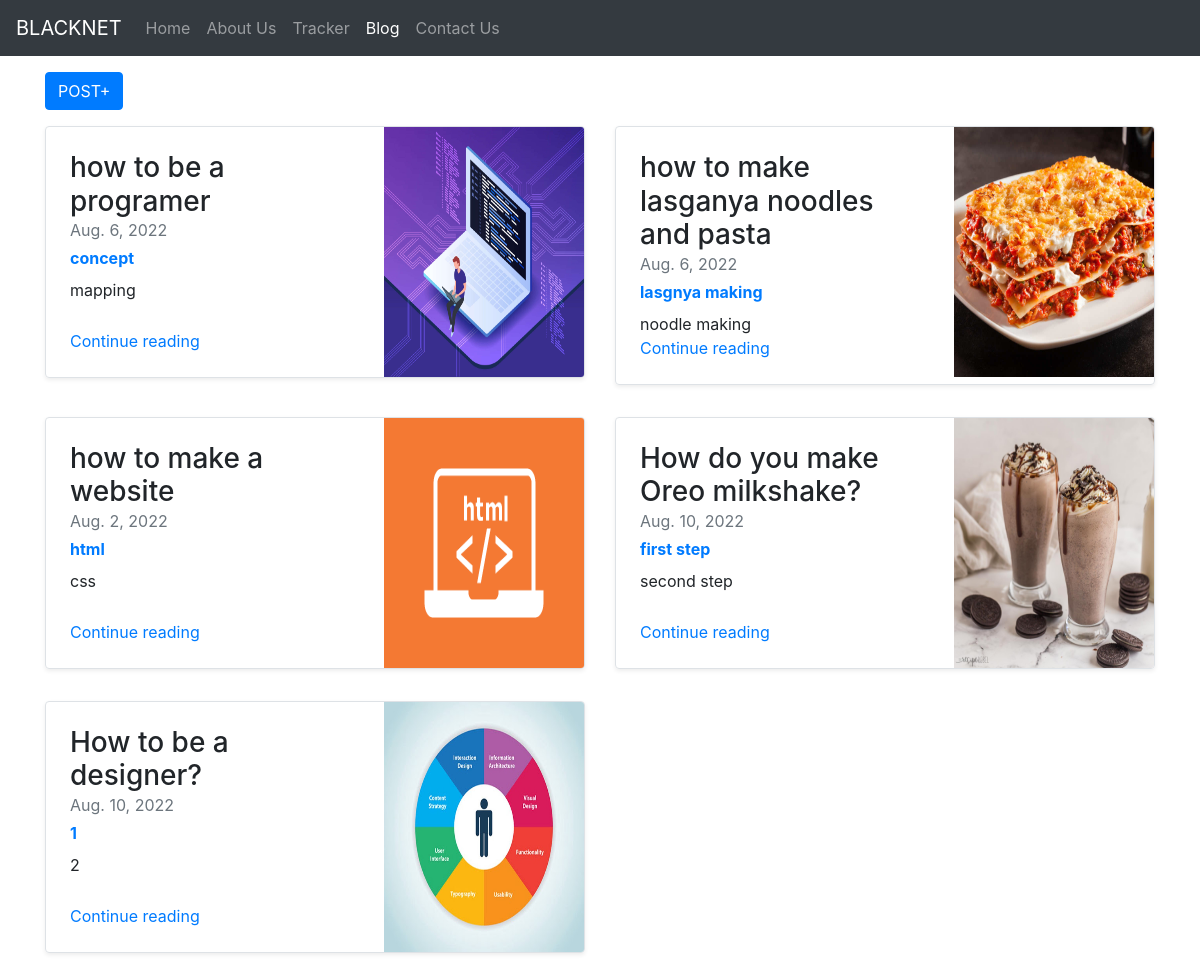
Screenshot of /blog/ with the database file from the repository.
### blog/models.py (models this page shows)
class Blogpost(models.Model):
    post_id = models.AutoField(primary_key=True)
    title = models.CharField(max_length=50)
    head0 = models.CharField(max_length=500, default="")
    chead0 = models.CharField(max_length=5000, default="")
    head1 = models.CharField(max_length=500, default="")
    chead1 = models.CharField(max_length=5000, default="")
    head2 = models.CharField(max_length=500, default="")
    chead2 = models.CharField(max_length=5000, default="")
    pub_date = models.DateField(auto_now_add=False, auto_now=False, blank=True, null=True, default="")
    thumbnail = models.ImageField(upload_to='blog/images', default="", null=True, blank=True)
    def __str__(self):
        return self.title

### blog/views.py (the view)
# urls.py: path('', views.index, name='Home')
def index(request):
    myposts = Blogpost.objects.all()
    print(myposts)
    return render(request,"blog/index.html",
                  {'myposts':myposts})

### blog/templates/blog/index.html
{% extends 'blog/basic.html' %}
{% block body %}
<div class="container">
    <p>
    <div class="d-grid gap-2" mx="10" my="10">
        <a class="btn btn-primary" href="/blog/post">POST+</a>
    </div>
    </p>
<div class="row my-2">
    {% for item in myposts %}
        <div class="col-md-6">
            <div
                class="row no-gutters border rounded overflow-hidden flex-md-row mb-4 shadow-sm h-md-250 position-relative">
                <div class="col p-4 d-flex flex-column position-static">
                    <h3 class="mb-0">{{item.title}}</h3>
                    <div class="mb-1 text-muted">{{item.pub_date}}</div>
                    <strong class="d-inline-block mb-2 text-primary">{{item.head0}}</strong>
                    <p class="card-text mb-auto">{{item.head1}}</p>
                    <a href="blogpost/{{item.post_id}}" class="stretched-link">Continue reading</a>
                </div>
                <div class="col-auto d-none d-lg-block">
                    <img src="/media/{{item.thumbnail}}" class="bd-placeholder-img" width="200" height="250"
                        aria-label="Placeholder: Thumbnail"/>
                </div>
            </div>
        </div>
{% if forloop.counter|divisibleby:2 %}
    </div><div class="row my-2">
    {% endif %}
    {% endfor %}
</div>
{% endblock %}

### blog/templates/blog/basic.html (shortened to what this page needs)
<!doctype html>
<html lang="en">
  <head>
    <link rel="stylesheet" href="https://stackpath.bootstrapcdn.com/bootstrap/4.2.1/css/bootstrap.min.css">
  </head>
  <body>
    <nav class="navbar navbar-expand-lg navbar-dark bg-dark">
  <a class="navbar-brand" href="/shop">BLACKNET</a>
  <div class="collapse navbar-collapse" id="navbarSupportedContent">
    <ul class="navbar-nav mr-auto">
      <li class="nav-item">
        <a class="nav-link" href="/shop">Home <span class="sr-only">(current)</span></a>
      </li>
      <li class="nav-item">
        <a class="nav-link" href="/shop/about">About Us</a>
      </li>
      <li class="nav-item">
        <a class="nav-link" href="/shop/tracker">Tracker</a>
      </li>
      <li class="nav-item active">
        <a class="nav-link" href="/blog">Blog</a>
      </li>
       <li class="nav-item">
        <a class="nav-link" href="/shop/contact">Contact Us</a>
      </li>
    </ul>
  </div>
</nav>
  {% block body %} {% endblock %}
  </body>
</html>

### rows the page displays
Blogpost: title "how to be a programer", pub_date "Aug. 6, 2022", head0 "concept", head1 "mapping", thumbnail (picture)
Blogpost: title "how to make lasganya noodles and pasta", pub_date "Aug. 6, 2022", head0 "lasgnya making", head1 "noodle making", thumbnail (picture)
Blogpost: title "how to make a website", pub_date "Aug. 2, 2022", head0 "html", head1 "css", thumbnail (picture)
Blogpost: title "How do you make Oreo milkshake?", pub_date "Aug. 10, 2022", head0 "first step", head1 "second step", thumbnail (picture)
Blogpost: title "How to be a designer?", pub_date "Aug. 10, 2022", head0 "1", head1 "2", thumbnail (picture)
